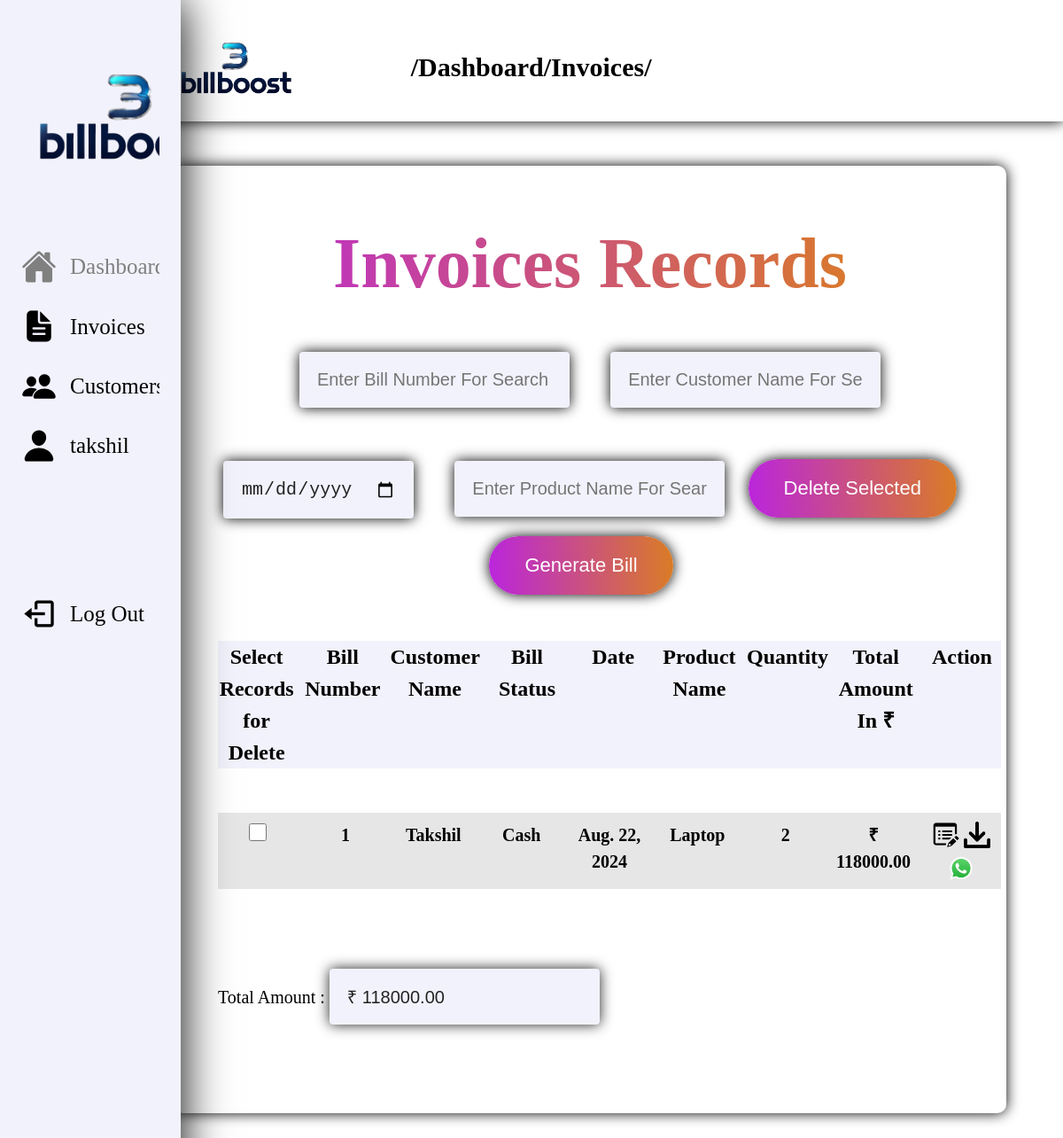
Before: /bill_page (signed in) with the older database file.
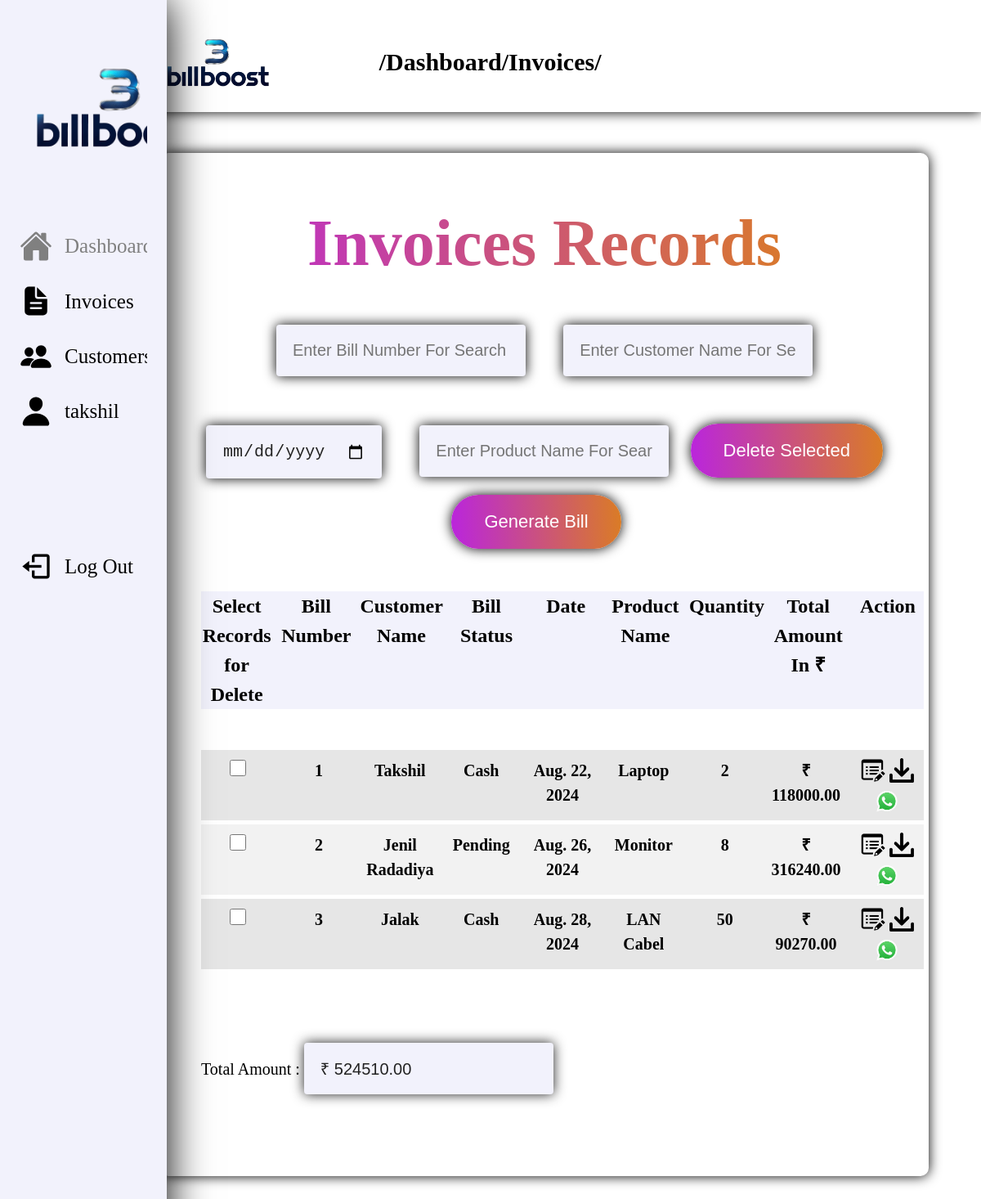
After: the same page with the newer database file.
### ERP_System_App/models.py (models this page shows, shortened)
class Bill(models.Model):
    user = models.ForeignKey(User, on_delete=models.CASCADE, default=1)
    bill_number = models.CharField(max_length=20)
    customer_name = models.CharField(max_length=100)
    customer_number = models.CharField(max_length=10, default='0000000000')
    address = models.CharField(max_length=1000, default='Default Address')
    bill_date = models.DateField()
    product_name = models.CharField(max_length=100)
    status = models.CharField(max_length=50, choices=[('Cash', 'Cash'), ('Pending', 'Pending'), ('Delay', 'Delay')], default='Cash')
    quantity = models.IntegerField()
    price = models.DecimalField(max_digits=10, decimal_places=2)
    tax = models.DecimalField(max_digits=10, decimal_places=2)
    total = models.DecimalField(max_digits=10, decimal_places=2)

### ERP_System_App/views.py (the view)
# urls.py: path('bill_page', views.bill_page, name='bill_page'),
def bill_page(request):
    bills = Bill.objects.all()
    if request.method == "POST":
        ids_to_delete = request.POST.getlist('delete')
        Bill.objects.filter(id__in=ids_to_delete).delete()
        return redirect('bill_page')
    user = request.user
    bills = Bill.objects.filter(user=user)
    customers = Customer.objects.filter(user=user)
    if request.path == '/bill_page':
        page_name = "Dashboard/Invoices"
    context = {
        'bills': bills,
        'customers': customers,
        'page_name' : page_name,
    }
    return render(request, 'bill_page.html', context)

### ERP_System_App/templates/bill_page.html (shortened to what the changed rows need)
{% extends 'base.html' %} {% block title %}Invoices - BillBoost Invoices{% endblock %} {% block invoices_active %}active{% endblock %} {% block content %} {% load static %}
<section>
    <div class="main-content">
        <div class="bill">
            <div class="bill-section">
                <form method="post" action="{% url 'bill_page' %}">
                    <div class="title">
                        <div class="title-name">
                            <h1>Invoices Records</h1>
                        </div>
                    </div>
                    <div class="bill-search">
                        <div class="bill-search-table" id="billTable">
                            <div class="bill-search-table-header">
                                <div class="bill-search-table-header-details">
                                    <h2>Select Records for Delete</h2>
                                    <h2>Bill Number</h2>
                                    <h2>Customer Name</h2>
                                    <h2>Bill Status</h2>
                                    <h2>Date</h2>
                                    <h2>Product Name</h2>
                                    <h2>Quantity</h2>
                                    <h2>Total Amount In &#8377;</h2>
                                    <h2>Action</h2>
                                </div>
                            </div>
                            <div class="bill-search-table-raw" id="billTableBody">
                                {% for bill in bills %}
                                <div class="bill-search-table-raw-details">
                                    <h5><input type="checkbox" class="check" name="delete" value="{{ bill.id }}" style="width: 20px; height: 20px; align-items: center;"></h5>
                                    <h5>{{ bill.id }}</h5>
                                    <h5>{{ bill.customer_name }}</h5>
                                    <h5>{{ bill.status }}</h5>
                                    <h5>{{ bill.bill_date }}</h5>
                                    <h5>{{ bill.product_name }}</h5>
                                    <h5>{{ bill.quantity }}</h5>
                                    <h5>&#8377; {{ bill.total }}</h5>
                                    <h5>
                                        <a href="" onclick="showFallingPage()">
                                            <a href="#" onclick="editRecord('{{ bill.id }}', '{{ bill.bill_number }}', '{{ bill.customer_name }}', '{{ bill.customer_number }}', '{{ bill.bill_date }}', '{{ bill.product_name }}', '{{ bill.quantity }}', '{{ bill.price }}', '{{ bill.tax }}', '{{ bill.total }}', '{{ bill.status }}', '{{ bill.address}}')">
                                                <img src="{% static 'Images/edit.png' %}" alt="Edit">
                                            </a>
                                        </a>
                                        <a href="#" onclick="downloadPDF('{{ bill.bill_number }}', '{{ bill.customer_name }}', '{{ bill.customer_number }}', '{{ bill.bill_date }}', '{{ bill.product_name }}', '{{ bill.quantity }}', '{{ bill.price }}', '{{ bill.tax }}', '{{ bill.total }}')">
                                            <img src="{% static 'Images/download.png' %}" alt="Download">
                                        </a>
                                        <a href="#"><img src="{% static 'Images/wp.png' %}" alt="WhatsApp"></a>
                                    </h5>
                                </div>
                                {% empty %}
                                <tr>
                                    <td colspan="10">No Bills Available.</td>
                                </tr>
                                {% endfor %}
                            </div>
                        </div>
                    </div>
                    <div class="total-fields">
                        <div class="form-group">
                            <label for="total">Total Amount :</label>
                            <input type="text" id="total_amount" name="total_amount" value="{{ total_amount }}" placeholder="Please Enter Bills" oninput="validateNumber(this);" readonly>
                        </div>
                    </div>
                </form>
            </div>
        </div>
    </div>
</section>
{% endblock %}

Changed rows visible on the page:
added Bill: id "2", customer_name "Jenil Radadiya", status "Pending", bill_date "Aug. 26, 2024", product_name "Monitor", quantity "8", total "316240.00"
added Bill: id "3", customer_name "Jalak", status "Cash", bill_date "Aug. 28, 2024", product_name "LAN Cabel", quantity "50", total "90270.00"
Other visible differences:
form field total_amount: "₹ 118000.00" → "₹ 524510.00"
